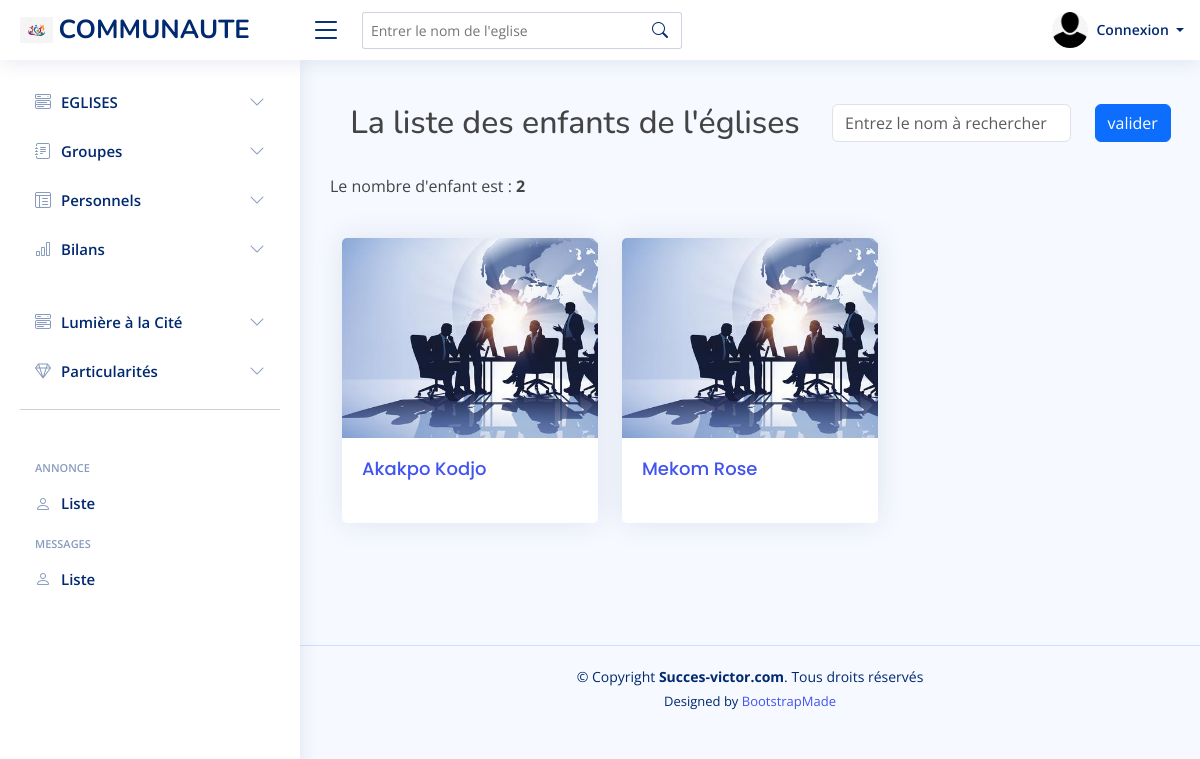
The app's page /enfants/liste/enfants with its own data.
### Enfants/models.py (models this page shows, shortened)
class Enfant(models.Model):
    nom = models.CharField(max_length=100)
    prenom = models.CharField(max_length=100)
    eglise = models.ForeignKey(Eglise, on_delete=models.CASCADE)
    region = models.ForeignKey(Region, on_delete=models.CASCADE)
    date_de_naissance = models.DateField(max_length=150, auto_now_add=False)
    lieu_de_naissance = models.CharField(max_length=150, blank=True)
    classe = models.CharField(max_length=150)
    sexe = models.CharField(max_length=150)
    groupe_sanguin = models.CharField(max_length=25, blank=True)
    rhesus = models.CharField(max_length=10, blank=True)
    talents_de_l_enfant =models.CharField(max_length=400, blank=True)
    avec_qui_vit_il = models.CharField(max_length=100, blank=True)
    nombre_de_freres = models.IntegerField(blank=True)
    les_freres_sont_ils_dans_leglise = models.CharField(max_length=100, blank=True)
    nom_des_freres = models.CharField(max_length=500, blank=True, null=True)
    nombre_de_soeurs = models.IntegerField(blank=True)
    les_soeurs_sont_elles_dans_leglise = models.CharField(max_length=100, blank=True)
    nom_des_soeurs = models.CharField(max_length=500, blank=True, null=True)
    nom_des_parentes = models.CharField(max_length=400, blank=True)
    les_parents_sont_ils_dans_leglise = models.CharField(max_length=100, blank=True)
    nom_des_parents_ou_tuteurs = models.CharField(max_length=150, blank=True)
    contact = models.CharField(max_length=150, blank=True)
    description_sur_l_enfant = models.TextField(blank=True)
    enfant_image = models.ImageField(blank=True, null=True, upload_to='images/enfants')
    publish = models.DateTimeField(default=timezone.now)
    created = models.DateTimeField(auto_now_add=True)
    updated = models.DateTimeField(auto_now=True)
    auteur = models.ForeignKey(User, on_delete=models.CASCADE)
    def __str__(self):
        return f"{self.nom} {self.prenom}"

### Enfants/views.py (the view)
# urls.py: path('liste/enfants', EnfantList.as_view(), name='enfants'),
class EnfantList(ListView):
    model = Enfant
    template_name = 'Enfants/enfant_liste.html'
    def get_context_data(self, *args, **kwargs):
        enfants = Enfant.objects.all().count()
        context = super(EnfantList, self).get_context_data(*args, **kwargs)
        context["enfants"] = enfants
        return context

### Enfants/templates/Enfants/enfant_liste.html (shortened to what this page needs)
{% extends 'base.html' %}
{% load static %}
{% block gestion %}
<br>
<div class="container-fluid">
    <div class="row">
        <div class="col-12 col-md-7">
          <h2>La liste des enfants de l'églises  </h2>
        </div>
        <div class="col-12 col-md-5">
            <form action="{% url 'search_enfant' %}" method="post">
                <div class="row">
                    <div class="col-9"><input type="text" class="form-control" placeholder="Entrez le nom à rechercher" name="search_enfant"></div>
                    <div class="col-3"><button type="submit" class="btn btn-primary">valider</button></div>
                </div>
            </form>
        </div>
    </div>
</div>
    <br>
    <p>Le nombre d'enfant est : <strong>{{enfants}}</strong> </p>
    <br>
        <section class="container-fluid">
            <div class="row">
            {% if object_list %}
                {% for enfant in object_list %}
                    <div class="col-md-4">
                    <div class="card">
                        {% if enfant.enfant_image %}
                        <img src="{{enfant.enfant_image.url}}" class="card-img-top" alt="...">
                        {% else %}
                        <img src="{% static 'assets/img/card.jpg' %}" class="card-img-top" alt="...">
                        {% endif %}
                        <div class="card-body">
                            <h5 class="card-title"><a href="{% url 'enfant_details' enfant.pk %}">{{enfant}}</a></h5>
                        </div>
                        </div>
                    </div>
                {% endfor %}
                {% else %}
                <strong>Pas d'informations pour le moment !</strong>
            {% endif %}
            </div>
        </section>
    <br><br><br>
{% endblock %}

### static/assets/css/style.css (style rules this page uses)
:root { scroll-behavior: smooth; }
body { font-family: "Open Sans", sans-serif; background: #f6f9ff; color: #444444; }
a { color: #4154f1; text-decoration: none; }
h1, h2, h3, h4, h5, h6 { font-family: "Nunito", sans-serif; }
.card { margin-bottom: 30px; border: none; border-radius: 5px; box-shadow: 0px 0 30px rgba(1, 41, 112, 0.1); }
.card-title { padding: 20px 0 15px 0; font-size: 18px; font-weight: 500; color: #012970; font-family: "Poppins", sans-serif; }
.card-body { padding: 0 20px 20px 20px; }

### static/css/main.css (style rules this page uses)
.card-img-top { width: 100%; height: 200px; object-fit: cover; }
h2, h3 { text-align: center; }

### records on screen
Enfant: enfant_image (picture), nom+prenom "Akakpo Kodjo"
Enfant: nom+prenom "Mekom Rose"

### other values on screen
{{ enfants }} "2"
